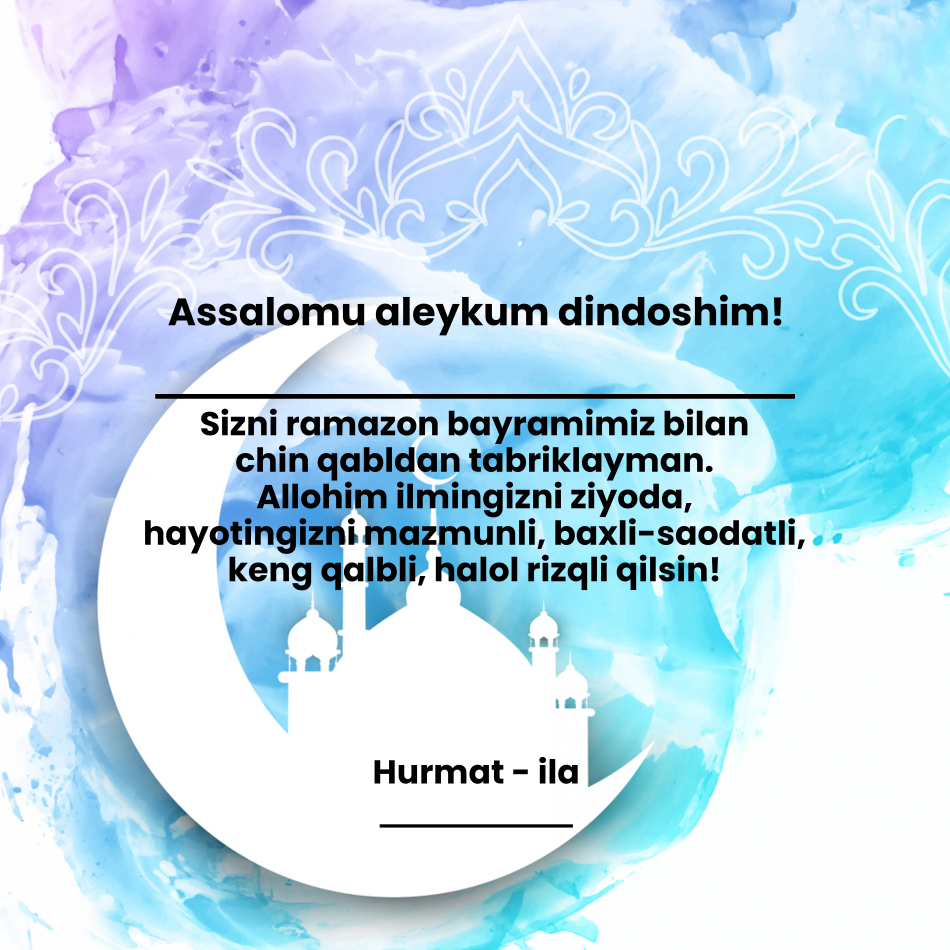
#> input picture images/greeting_card/002.jpg, 3800 x 3800 px (shown at 1/4 size)
$ python images.py   (older library calls are emulated)
#> lines starting #> are read from the running program, lines starting #| are printed output that depends on the picture
from PIL import Image, ImageDraw, ImageFont


def textsize(text, font):
    im = Image.new(mode="P", size=(0, 0))
    draw = ImageDraw.Draw(im)
    _, _, width, height = draw.textbbox((0, 0), text=text, font=font)
    return width, height


def create_image(name, author, design):
#> called with name = 'John Doe', author = 'Jane Doe', design = 'design_2'
    color = "#ffffff"
    font_size = 208.59
    font_size_2 = 132.58

    font_type = ImageFont.truetype("fonts/ofont.ru_Appetite.ttf", font_size)
    font_type_2 = ImageFont.truetype("fonts/ofont.ru_Appetite.ttf", font_size_2)

    if design == "design_1":
        image = Image.open("images/greeting_card/001.jpg")

    elif design == "design_2":
        image = Image.open("images/greeting_card/002.jpg")
#> image is the input picture: PIL image 3800x3800 RGB; mean R, G, B 190.8, 218.9, 237.1
        color = "#000000"

    elif design == "design_3":
        image = Image.open("images/greeting_card/003.jpg")

    draw = ImageDraw.Draw(image)

    text_size = textsize(name, font_type)
    text_size_2 = textsize(author, font_type_2)

    x = (image.width - text_size[0]) / 2
#> x = 1453
    x_2 = (image.width - text_size_2[0]) / 2
#> x_2 = 1619

    draw.text(xy=(x, 1400.28), text=name.title(), font=font_type, fill=color, align="center")
    draw.text(xy=(x_2, 3180), text=author.title(), font=font_type_2, fill=color, align="center")

    image.save(f"{name}.jpg")
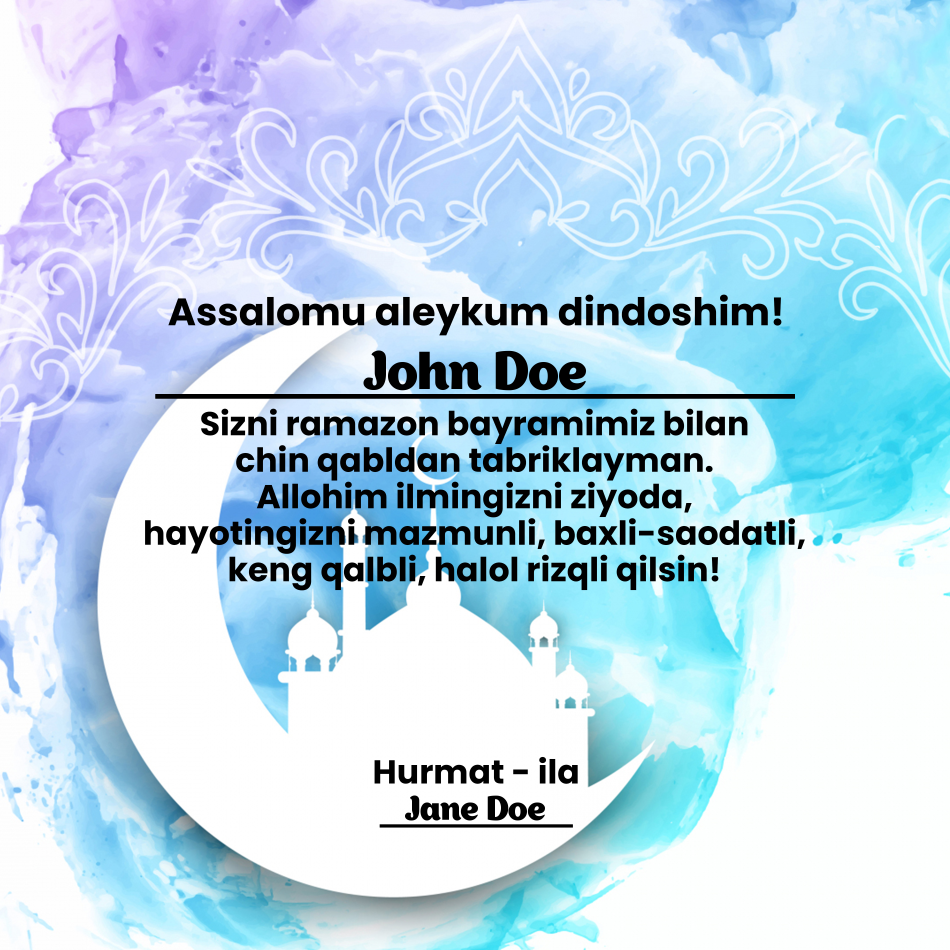
#> saved as John Doe.jpg: PIL image 3800x3800 RGB (shown at 1/4 size); mean R, G, B 189.5, 217.4, 235.4


if __name__ == "__main__":
    create_image("John Doe", "Jane Doe", "design_2")
